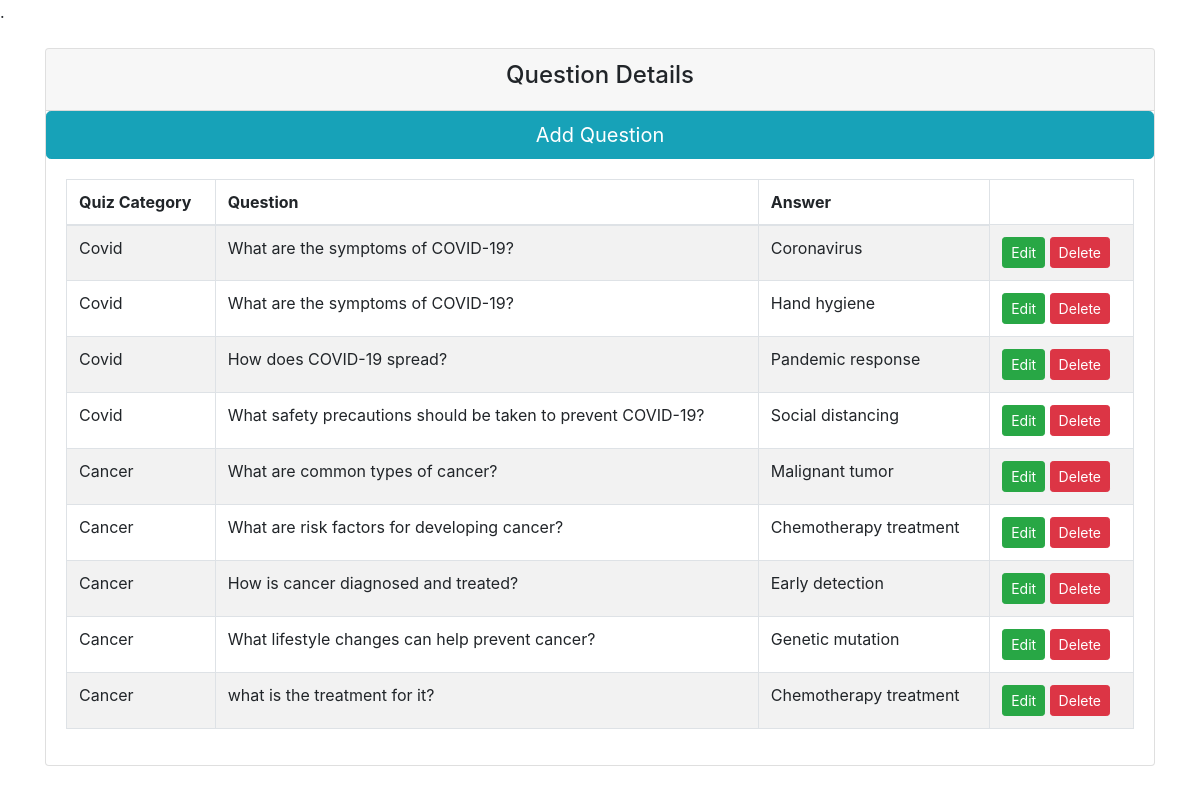
The app's page /Admin/QuizQuestion.php with its own data.
### tables this page shows
CREATE TABLE `QUESTIONS` (
  `QID` int(11) NOT NULL,
  `QUESTION` varchar(100) NOT NULL,
  `QUIZID` int(11) NOT NULL
);

CREATE TABLE `QUIZ` (
  `QUIZID` int(50) NOT NULL,
  `TITLE` varchar(290) NOT NULL,
  `QUIZ_DESCRIPTION` varchar(255) NOT NULL
);

CREATE TABLE `QUESTION_OPTIONS` (
  `OID` int(11) NOT NULL,
  `QUESTION_OPTIONS` varchar(4000) NOT NULL
);

### Admin/QuizQuestion.php (the view, shortened to what this page needs)
<?php
include('connection.php');
?>
<!doctype html>
<head>
    <link rel="stylesheet" href="https://maxcdn.bootstrapcdn.com/bootstrap/4.0.0/css/bootstrap.min.css">
</head>
<body>
    <div class="container mt-4">
        <div class="row">
            <div class="col-md-12">
                <div class="card">
                    <div class="card-header">
                        <h4 class="text-center">Question Details
                        </h4>
                    </div>
                        <button type="button" class="btn btn-info btn-lg" data-toggle="modal" data-target="#myModal">Add Question</button>
                    <div class="card-body">
                        <table class="table table-bordered table-striped">
                            <thead>
                            <tr>
                                    <th>Quiz Category</th>
                                    <th>Question</th>
                                    <th>Answer</th>
                                </tr>
                            </thead>
                            <tbody>
                                <?php
                                    $query = "SELECT Q.QUESTION, QU.TITLE, Q.QID,QP.QUESTION_OPTIONS
                                    FROM QUESTIONS Q
                                    LEFT JOIN QUIZ QU ON Q.QUIZID = QU.QUIZID
                                    LEFT JOIN COMPRISE C ON C.QID = Q.QID
                                    LEFT JOIN QUESTION_OPTIONS QP ON QP.OID = C.OID
                                    ;";
                                    $query_run = mysqli_query($con, $query);
                                    if(mysqli_num_rows($query_run) > 0)
                                    {
                                        foreach($query_run as $Question)
                                        {
                                            ?>
                                            <tr>
                                                <td><?= $Question['TITLE']; ?></td>
                                                <td><?= $Question['QUESTION']; ?></td>
                                                <td><?= $Question['QUESTION_OPTIONS']; ?></td>
                                                <td>
                                                    <form action="QuizQuestionUpdate.php" method="POST" class="d-inline">
                                                    <a href="QuizQuestionUpdate.php?id=<?= $Question['QID']; ?>" class="btn btn-success btn-sm">Edit</a>
                                                    </form>
                                                   <form action="QuizQuestionFunction.php" method="POST" class="d-inline">
                                                    <button type="submit" name="delete_Question" value="<?=$Question['QID'];?>" class="btn btn-danger btn-sm">Delete</button>
                                                    </form>
                                                </td>
                                            </tr>
                                            <?php
                                        }
                                    }
                                    else
                                    {
                                        echo "<h5> No Record Found </h5>";
                                    }
                                ?>
                            </tbody>
                        </table>
                    </div>
                </div>
            </div>
        </div>
    </div>
</body>
</html>

### records on screen
questions: QUIZID.TITLE "Covid", QUESTION "What are the symptoms of COVID-19?", question_options.QUESTION_OPTIONS "Coronavirus", $Question['QID'] 4 (drawn), question_options.QUESTION_OPTIONS "Hand hygiene"
questions: QUIZID.TITLE "Covid", QUESTION "How does COVID-19 spread?", question_options.QUESTION_OPTIONS "Pandemic response", $Question['QID'] 5 (drawn)
questions: QUIZID.TITLE "Covid", QUESTION "What safety precautions should be taken to prevent COVID-19?", question_options.QUESTION_OPTIONS "Social distancing", $Question['QID'] 6 (drawn)
questions: QUIZID.TITLE "Cancer", QUESTION "What are common types of cancer?", question_options.QUESTION_OPTIONS "Malignant tumor", $Question['QID'] 7 (drawn)
questions: QUIZID.TITLE "Cancer", QUESTION "What are risk factors for developing cancer?", question_options.QUESTION_OPTIONS "Chemotherapy treatment", $Question['QID'] 8 (drawn)
questions: QUIZID.TITLE "Cancer", QUESTION "How is cancer diagnosed and treated?", question_options.QUESTION_OPTIONS "Early detection", $Question['QID'] 9 (drawn)
questions: QUIZID.TITLE "Cancer", QUESTION "What lifestyle changes can help prevent cancer?", question_options.QUESTION_OPTIONS "Genetic mutation", $Question['QID'] 10 (drawn)
questions: QUIZID.TITLE "Cancer", QUESTION "what is the treatment for it?", question_options.QUESTION_OPTIONS "Chemotherapy treatment", $Question['QID'] 1035 (drawn)
